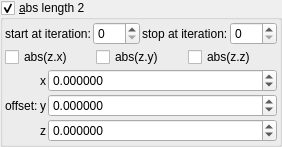
    <widget class="MyGroupBox" name="groupCheck_transf_function_enabledB_false">
     <property name="title">
      <string>&amp;abs length 2</string>
     </property>
     <property name="checkable">
      <bool>true</bool>
     </property>
     <layout class="QVBoxLayout" name="verticalLayout_19" stretch="0,0,0">
      <property name="spacing">
       <number>2</number>
      </property>
      <property name="leftMargin">
       <number>2</number>
      </property>
      <property name="topMargin">
       <number>2</number>
      </property>
      <property name="rightMargin">
       <number>2</number>
      </property>
      <property name="bottomMargin">
       <number>2</number>
      </property>
      <item>
       <layout class="QHBoxLayout" name="horizontalLayout_19" stretch="0,1,0,1">
        <item>
         <widget class="QLabel" name="label_100">
          <property name="text">
           <string>start at iteration:</string>
          </property>
         </widget>
        </item>
        <item>
         <widget class="MySpinBox" name="spinboxInt_transf_start_iterations_B">
          <property name="sizePolicy">
           <sizepolicy hsizetype="Minimum" vsizetype="Maximum">
            <horstretch>0</horstretch>
            <verstretch>0</verstretch>
           </sizepolicy>
          </property>
          <property name="minimum">
           <number>0</number>
          </property>
          <property name="maximum">
           <number>999</number>
          </property>
          <property name="value">
           <number>0</number>
          </property>
         </widget>
        </item>
        <item>
         <widget class="QLabel" name="label_72">
          <property name="text">
           <string>stop at iteration:</string>
          </property>
         </widget>
        </item>
        <item>
         <widget class="MySpinBox" name="spinboxInt_transf_stop_iterations_B">
          <property name="sizePolicy">
           <sizepolicy hsizetype="Preferred" vsizetype="Maximum">
            <horstretch>0</horstretch>
            <verstretch>0</verstretch>
           </sizepolicy>
          </property>
          <property name="maximum">
           <number>999</number>
          </property>
         </widget>
        </item>
       </layout>
      </item>
      <item>
       <layout class="QHBoxLayout" name="horizontalLayout_21" stretch="0,0,0">
        <item>
         <widget class="MyCheckBox" name="checkBox_transf_function_enabledCx">
          <property name="text">
           <string notr="true">abs(z.x)</string>
          </property>
         </widget>
        </item>
        <item>
         <widget class="MyCheckBox" name="checkBox_transf_function_enabledCy">
          <property name="text">
           <string notr="true">abs(z.y)</string>
          </property>
         </widget>
        </item>
        <item>
         <widget class="MyCheckBox" name="checkBox_transf_function_enabledCz">
          <property name="text">
           <string notr="true">abs(z.z)</string>
          </property>
         </widget>
        </item>
       </layout>
      </item>
      <item>
       <layout class="QGridLayout" name="gridLayout_3" columnstretch="0,0,1">
        <property name="spacing">
         <number>2</number>
        </property>
        <item row="1" column="2">
         <widget class="MyDoubleSpinBox" name="spinbox3_transf_offsetF_000_y">
          <property name="sizePolicy">
           <sizepolicy hsizetype="Minimum" vsizetype="Maximum">
            <horstretch>0</horstretch>
            <verstretch>0</verstretch>
           </sizepolicy>
          </property>
          <property name="prefix">
           <string/>
          </property>
          <property name="suffix">
           <string/>
          </property>
          <property name="decimals">
           <number>6</number>
          </property>
          <property name="minimum">
           <double>-99.989999999999995</double>
          </property>
          <property name="maximum">
           <double>99.989999999999995</double>
          </property>
          <property name="singleStep">
           <double>0.100000000000000</double>
          </property>
         </widget>
        </item>
        <item row="0" column="2">
         <widget class="MyDoubleSpinBox" name="spinbox3_transf_offsetF_000_x">
          <property name="sizePolicy">
           <sizepolicy hsizetype="Minimum" vsizetype="Maximum">
            <horstretch>0</horstretch>
            <verstretch>0</verstretch>
           </sizepolicy>
          </property>
          <property name="prefix">
           <string/>
          </property>
          <property name="suffix">
           <string/>
          </property>
          <property name="decimals">
           <number>6</number>
          </property>
          <property name="minimum">
           <double>-99.989999999999995</double>
          </property>
          <property name="maximum">
           <double>99.989999999999995</double>
          </property>
          <property name="singleStep">
           <double>0.100000000000000</double>
          </property>
         </widget>
        </item>
        <item row="1" column="0">
         <widget class="QLabel" name="label_263">
          <property name="text">
           <string>offset:</string>
          </property>
         </widget>
        </item>
        <item row="1" column="1">
         <widget class="QLabel" name="label_129">
          <property name="sizePolicy">
           <sizepolicy hsizetype="Preferred" vsizetype="Preferred">
            <horstretch>0</horstretch>
            <verstretch>0</verstretch>
           </sizepolicy>
          </property>
          <property name="text">
           <string notr="true">y</string>
          </property>
          <property name="alignment">
           <set>Qt::AlignRight|Qt::AlignTrailing|Qt::AlignVCenter</set>
          </property>
         </widget>
        </item>
        <item row="2" column="2">
         <widget class="MyDoubleSpinBox" name="spinbox3_transf_offsetF_000_z">
          <property name="sizePolicy">
           <sizepolicy hsizetype="Minimum" vsizetype="Maximum">
            <horstretch>0</horstretch>
            <verstretch>0</verstretch>
           </sizepolicy>
          </property>
          <property name="prefix">
           <string/>
          </property>
          <property name="suffix">
           <string/>
          </property>
          <property name="decimals">
           <number>6</number>
          </property>
          <property name="minimum">
           <double>-99.989999999999995</double>
          </property>
          <property name="maximum">
           <double>99.989999999999995</double>
          </property>
          <property name="singleStep">
           <double>0.100000000000000</double>
          </property>
         </widget>
        </item>
        <item row="2" column="1">
         <widget class="QLabel" name="label_130">
          <property name="sizePolicy">
           <sizepolicy hsizetype="Preferred" vsizetype="Preferred">
            <horstretch>0</horstretch>
            <verstretch>0</verstretch>
           </sizepolicy>
          </property>
          <property name="text">
           <string notr="true">z</string>
          </property>
          <property name="alignment">
           <set>Qt::AlignRight|Qt::AlignTrailing|Qt::AlignVCenter</set>
          </property>
         </widget>
        </item>
        <item row="0" column="1">
         <widget class="QLabel" name="label_131">
          <property name="sizePolicy">
           <sizepolicy hsizetype="Preferred" vsizetype="Preferred">
            <horstretch>0</horstretch>
            <verstretch>0</verstretch>
           </sizepolicy>
          </property>
          <property name="text">
           <string notr="true">x</string>
          </property>
          <property name="alignment">
           <set>Qt::AlignRight|Qt::AlignTrailing|Qt::AlignVCenter</set>
          </property>
         </widget>
        </item>
       </layout>
      </item>
     </layout>
    </widget>
